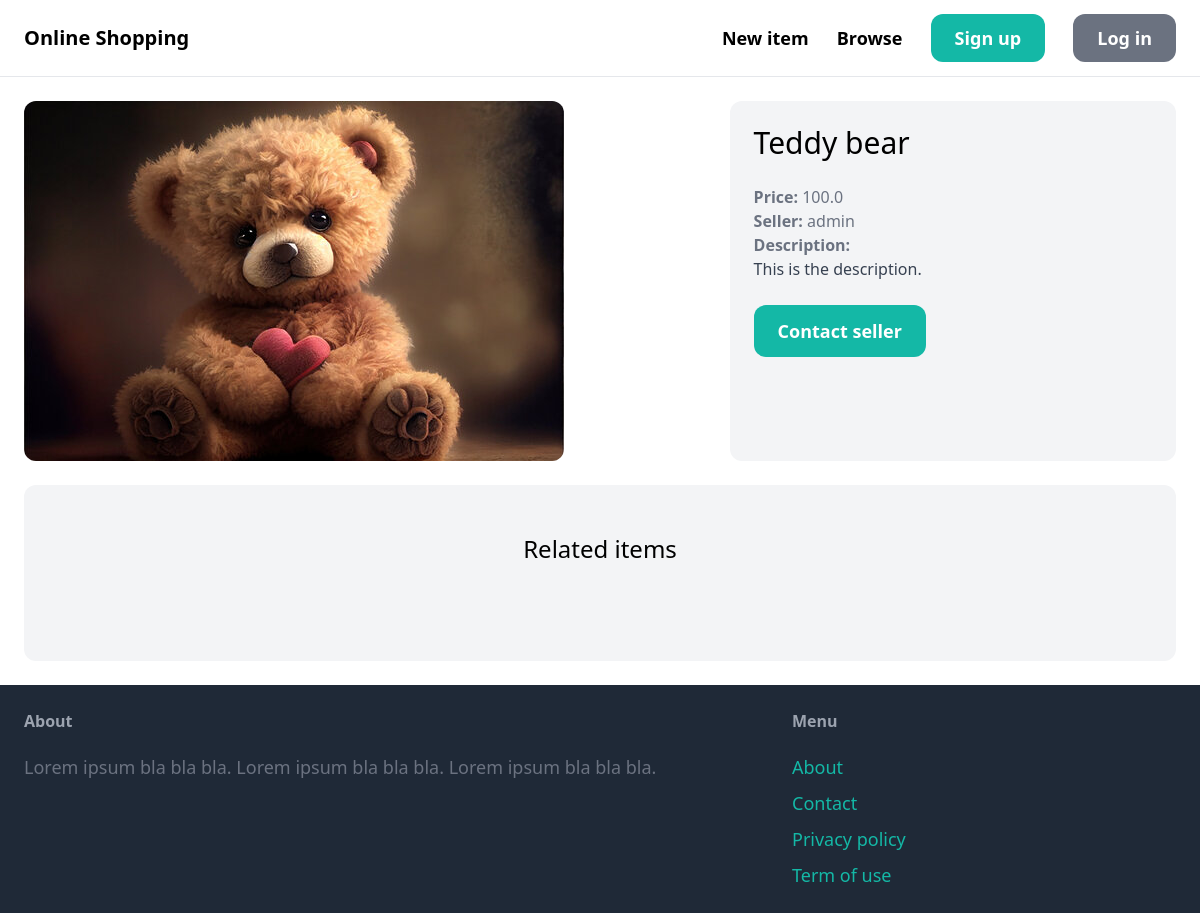
Page /items/1/ on the committed database.
### item/models.py (models this page shows, shortened)
class Item(models.Model):
    category = models.ForeignKey(Category, related_name='items', on_delete=models.CASCADE)
    name = models.CharField(max_length=255)
    description = models.TextField(blank=True, null=True)
    price = models.FloatField()
    image = models.ImageField(upload_to='item_images', blank=True, null=True)
    is_sold = models.BooleanField(default=False)
    created_by = models.ForeignKey(User, related_name='items', on_delete=models.CASCADE)
    created_at = models.DateTimeField(auto_now_add=True)

### item/views.py (the view)
# urls.py: path('<int:pk>/', views.detail, name='detail'),
def detail(request, pk):
    item = get_object_or_404(Item, pk=pk)
    related_items = Item.objects.filter(category=item.category, is_sold=False).exclude(pk=pk)[0:3]
    return render(request, 'item/detail.html', {
        'item': item,
        'related_items': related_items
    })

### item/templates/item/detail.html (shortened to what this page needs)
{% extends 'core/base.html' %}
{% block content %}
<div class="grid grid-cols-5 gap-6">
    <div class="col-span-3">
        <img src="{{ item.image.url }}" class="rounded-xl">
    </div>
    <div class="col-span-2 p-6 bg-gray-100 rounded-xl">
        <h1 class="mb-6 text-3xl">{{ item.name }}</h1>
        <p class="text-gray-500"><strong>Price: </strong>{{ item.price }}</p>
        <p class="text-gray-500"><strong>Seller: </strong>{{ item.created_by.username }}</p>
        {% if item.description %}
            <p class="text-gray-700">
                <strong class="text-gray-500">Description:</strong><br>
                {{ item.description }}
            </p>
        {% endif %}
        {% if request.user == item.created_by %}
            <div class="mt-6 p-6 bg-white rounded-xl">
                <p>This is your item!</p>
                <a href="{% url 'item:edit' item.id %}" class="inline-block mt-6 px-6 py-3 text-lg font-semibold bg-teal-500 text-white rounded-xl">Edit</a>
                <a href="{% url 'item:delete' item.id %}" class="inline-block mt-6 px-6 py-3 text-lg font-semibold bg-red-500 text-white rounded-xl">Delete</a>
            </div>
        {% else %}
            <a href="{% url 'conversation:new' item.id %}" class="inline-block mt-6 px-6 py-3 text-lg font-semibold bg-teal-500 text-white rounded-xl hover:bg-teal-700">Contact seller</a>
        {% endif %}
    </div>
</div>
<div class="mt-6 px-6 py-12 bg-gray-100 rounded-xl">
    <h2 class="mb-12 text-2xl text-center">Related items</h2>
</div>
{% endblock %}

### rows in the picture
Item: image (picture), name "Teddy bear", price "100.0", created_by.username "admin", description "This is the description."
